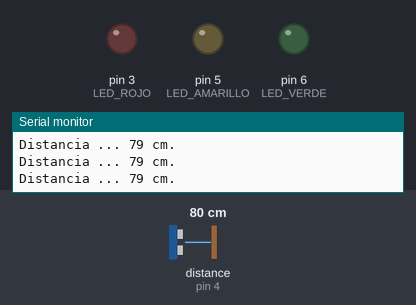
This sketch was run on a simulated Arduino Uno, built with avr-gcc and run on an emulated ATmega328P. Parts: output pins drawn as LEDs (lit = HIGH), the last lines printed to the serial monitor. Wiring (inferred from the names in the program): ultrasonic range finder: trigger pin 2; echo pin 4. The inputs (shaded band) are chosen by the test bench; at power-on: distance to the obstacle (sensor on pin 4) 80 cm. The echo pulse lasts 58.3 µs per cm; pins used as bus, display or sensor lines are not drawn.

Above: at 1.2 s.
1.3 s: distance to the obstacle (sensor on pin 4) set to 44 cm
2.8 s: distance to the obstacle (sensor on pin 4) set to 36 cm
At 3.1 s:
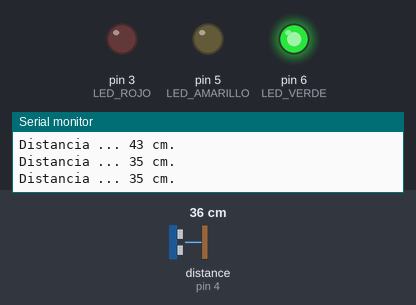
4.3 s: distance to the obstacle (sensor on pin 4) set to 28 cm
At 4.8 s:
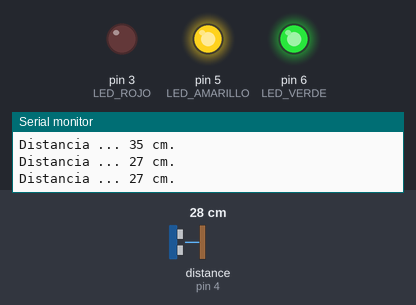
5.8 s: distance to the obstacle (sensor on pin 4) set to 23 cm
7.3 s: distance to the obstacle (sensor on pin 4) set to 19 cm
At 8.2 s:
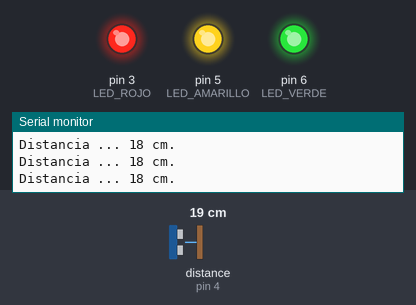
8.8 s: distance to the obstacle (sensor on pin 4) set to 35 cm
At 9.8 s:
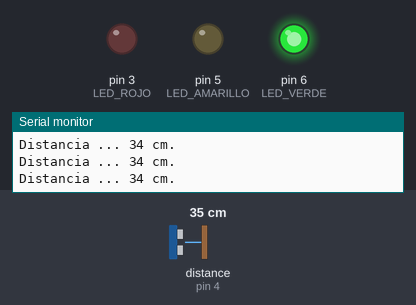
Timing chart, 0 to 11.3 s (numbered marks = the images above; inputs shaded):
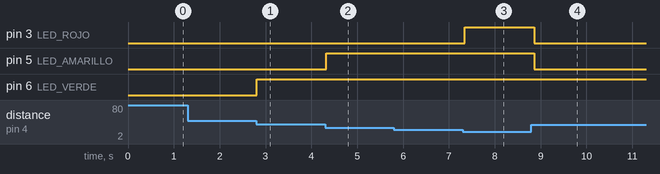

Measured:
- the behaviour switches between 41 and 40 cm on distance to the obstacle (sensor on pin 4) (found by bisection; images 0 and 1)
- the behaviour switches between 31 and 30 cm on distance to the obstacle (sensor on pin 4) (found by bisection; images 1 and 2)
- the behaviour switches between 21 and 20 cm on distance to the obstacle (sensor on pin 4) (found by bisection; images 2 and 3)
- after the input at 2.8 s, pin 6 (LED_VERDE): LOW → HIGH at once
- after the input at 4.3 s, pin 5 (LED_AMARILLO): LOW → HIGH at once
- after the input at 7.3 s, pin 3 (LED_ROJO): LOW → HIGH after 0.05 s
- after the input at 8.8 s, pin 3 (LED_ROJO), pin 5 (LED_AMARILLO): HIGH → LOW after 0.06 s

The sketch:

Ultrasonic03.ino
```cpp
/*
 *  Hispalis RobIOTics Arduino Trainer
 *
 *  Programa: Ultrasonic03
 *
 *  Proposito:
 *
 *      Test del sensor HCSR04
 *      Enciende  LED_ROJO si la distancia es menor a     20 cm
 *                LED_AMARILLO si la distancia es menor a 30 cm.
 *                LED_VERDE si la distancia es menor a    40 cm.
 *
 *  Version: ArduinoTrainer v1.0 / Hercules v1.0
 *  Revision:Octubre 2017
 *  Proposito:
 *
 *      1)    Test del Sensor de Linea integrado
 *
 *      *)    Conceptos de Programacion: Decisiones: if anidados
 *
 *
 *  Notas:
 *
 *  ¡ Ojo con cómo se anidan las condiciones !
 *
 *  El sensor HCSR04 posee 2 pines, ECHO y TRIGGER.
 *  Los pines pertinentes corresponden a las E/S siguientes
 *
 *  Arduino Trainer v1.0
 *    ECHO:     Pin 4
 *    TRIGGER:  Pin 2
 *
 *  Hercules v1.0
 *    ECHO:     Pin 2
 *    TRIGGER:  Pin 3
 *
 */

//  Constantes de preprocesador
#define HCSR04_ECHO           4
#define HCSR04_TRIGGER        2

#define LED_ROJO              3
#define LED_AMARILLO          5
#define LED_VERDE             6


//   Prototipos


void setup()
{
  pinMode(HCSR04_TRIGGER , OUTPUT);
  pinMode(HCSR04_ECHO , INPUT);

  pinMode(LED_ROJO , OUTPUT);
  pinMode(LED_AMARILLO , OUTPUT);
  pinMode(LED_VERDE , OUTPUT);

  Serial.begin( 115200);
}

void loop()
{
  int distancia;

  distancia = Distance_StandardTest();
  Serial.println( "Distancia ... "+ String(distancia) + " cm.");

  //  Bloque if-else
  if( distancia < 20 )
    digitalWrite( LED_ROJO , HIGH );
  else
  {
    digitalWrite( LED_ROJO , LOW );
    if( distancia < 30 )
      digitalWrite( LED_AMARILLO , HIGH );
    else
    {
      digitalWrite( LED_AMARILLO , LOW );
      if( distancia < 40 )
        digitalWrite( LED_VERDE , HIGH );
      else
      {
        digitalWrite( LED_VERDE , LOW );
      }
    }
  }
  delay( 250 );
}


/*
    Funcion:  Distance_StandardTest()

      Devuelve en cm la distancia del sensor HCSR04 al objeto más cercano

      Funcionamiento:

        1)    Lanzamos un pulso de señal cuadrado. Para ello el pin TRIGGER
                a) Lo ponemos a LOW, y esperamos un tiempo a que se estabilice ( por si estaba en nivel HIGH )
                b) Lo ponemos a HIGH, y esperamos un tiempo
                c) Lo ponemos a LOW again
        2)  El sensor devuelve un pulso de entrada en el pin ECHO, que es el tiempo de ida y vuelta del sonido

        3)  Con una formula lo convertimos a cm.
*/
int Distance_StandardTest(void)
{
  long duracion, distancia;

  //  Pulso en TRIGGER
  digitalWrite(HCSR04_TRIGGER , LOW);
  delayMicroseconds(5);
  digitalWrite(HCSR04_TRIGGER, HIGH);
  delayMicroseconds(5);
  digitalWrite(HCSR04_TRIGGER, LOW);

  //  Pulso de ECHO
  duracion = pulseIn(HCSR04_ECHO , HIGH) ;

  //  Conversion a int. Podemos convertir a float ...
  distancia = (int) (duracion / 2 / 29.1 ) ;

  //Serial.println( "Distancia ... "+ String(distancia) + " cm.") ;

  return distancia;
}
```
